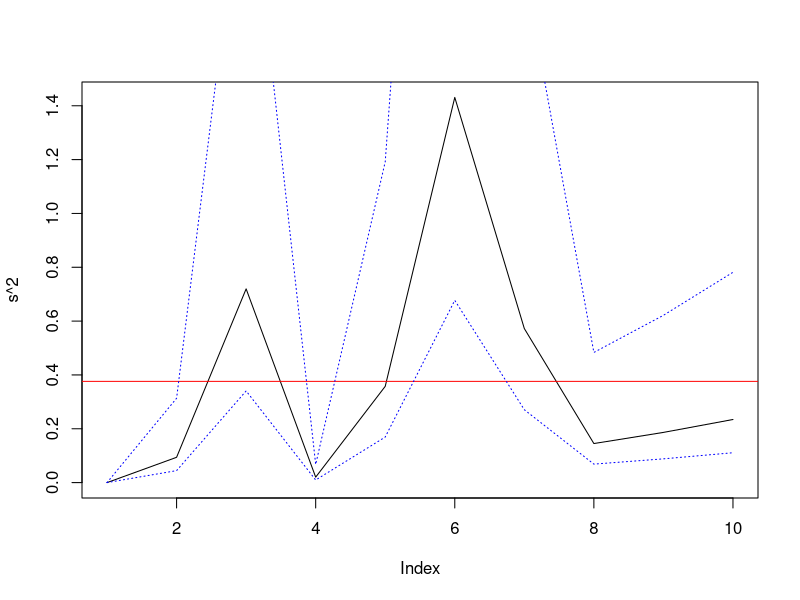

This chart was generated by the following R code:
n=10
x=rnorm(n)

mu=cumsum(x)/(1:n)
ss=cumsum(x-mu)^2
s=c(ss[1],ss[2:(n-1)]/(1:(n-2)),ss[n]/(n-1))
#s=c(ss[1],ss[2:(n)]/(1:(n-1)))
l1=qchisq(0.975,n-1)
l2=qchisq(0.025,n-1)
ic1=((n-1)*s^2)/l1
ic2=((n-1)*s^2)/l2
plot(s^2,type="l")
abline(h=mean(s^2),col="red")
lines(ic1,col="blue",lty="dotted")
lines(ic2,col="blue",lty="dotted")
